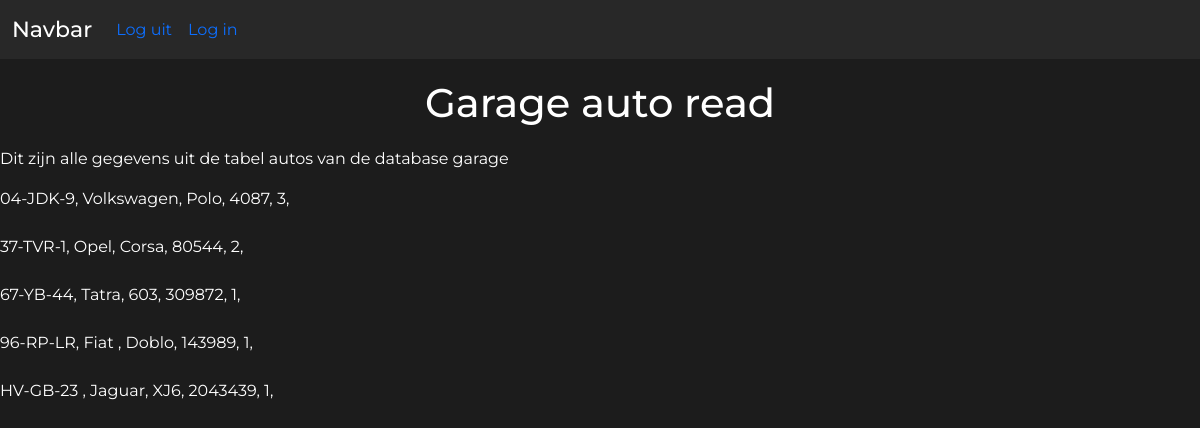
Screenshot of /garageproject-1.5/php/gar-read-auto.php (signed in) with the database file from the repository.
### tables this page shows
CREATE TABLE `autos` (
  `autokenteken` varchar(128) NOT NULL,
  `automerk` varchar(128) NOT NULL,
  `autotype` varchar(128) NOT NULL,
  `autokmstand` int(8) NOT NULL,
  `klanten_klantid` int(2) NOT NULL,
  `autofoto` blob NOT NULL
);

### garageproject-1.5/php/gar-read-auto.php (the view, shortened to what this page needs)
<!DOCTYPE html>
<html lang="en">
<head>
    <link href="https://cdn.jsdelivr.net/npm/bootstrap@5.1.3/dist/css/bootstrap.min.css" rel="stylesheet">
    <link rel="stylesheet" href="../css/main.css">
</head>
<body>
<nav class="navbar navbar-expand-lg bg-color">
  <div class="container-fluid">
    <a class="navbar-brand" href="gar-menu.php">Navbar</a>
    <div class="collapse navbar-collapse" id="navbarSupportedContent">
      <ul class="navbar-nav me-auto mb-2 mb-lg-0">
        <li class="nav-item">
          <a class="nav-link active" aria-current="page" href="logout.php">Log uit</a>
        </li>
        <li class="nav-item">
          <a class="nav-link nav-color" href="login.php">Log in</a>
        </li>
      </ul>
    </div>
  </div>
</nav>
<div class="title">
  <h1>Garage auto read</h1>
</div>
<p>Dit zijn alle gegevens uit de tabel autos van de database garage</p>
<?php
    require_once 'gar-connect.php';
    $autos = $database->prepare ("select autokenteken, automerk, autotype, autokmstand, autokmstand, klanten_klantid FROM autos");
    $autos->execute();
    foreach($autos as $auto) {
            echo "<td>" . $auto["autokenteken"] . ", " . "</td>";
            echo "<td>" . $auto["automerk"] . ", " . "</td>";
            echo "<td>" . $auto["autotype"] . ", " . "</td>";
            echo "<td>" . $auto["autokmstand"] . ", " . "</td>";
            echo "<td>" . $auto["klanten_klantid"] . ", " . "</td>" . "<br>";
            echo "<br>";
    }
?>

### garageproject-1.5/css/main.css (style rules this page uses)
* { margin: 0; padding: 0; }
body { font-family: 'Montserrat', sans-serif; background-color: #1C1C1C; color: white; }
a { color: #fff; }
.navbar-brand { font-weight: 500; font-size: 22px; }
.navbar, bg-color { background-color: #282828; }
.title { text-align: center; margin-top: 20px; margin-bottom: 20px; animation: Slide_Up 1.4s ease; }

### rows the page displays
autos: autokenteken "04-JDK-9", automerk "Volkswagen", autotype "Polo", autokmstand "4087", klanten_klantid "3"
autos: autokenteken "37-TVR-1", automerk "Opel", autotype "Corsa", autokmstand "80544", klanten_klantid "2"
autos: autokenteken "67-YB-44", automerk "Tatra", autotype "603", autokmstand "309872", klanten_klantid "1"
autos: autokenteken "96-RP-LR", automerk "Fiat", autotype "Doblo", autokmstand "143989", klanten_klantid "1"
autos: autokenteken "HV-GB-23", automerk "Jaguar", autotype "XJ6", autokmstand "2043439", klanten_klantid "1"
